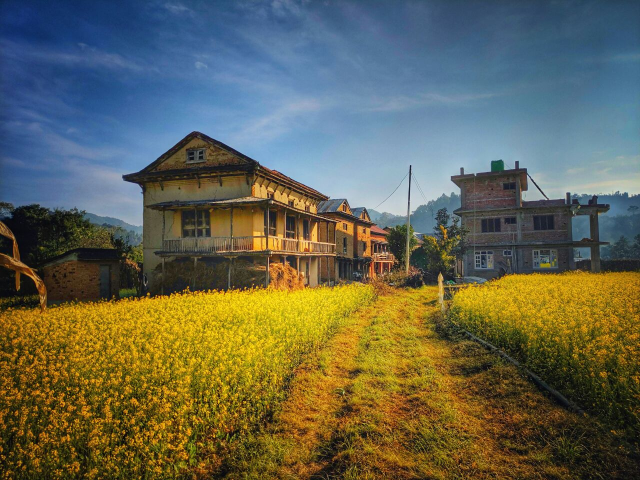
#> input picture photo.jpg, 1280 x 960 px (shown at 1/2 size)
$ jupyter execute 19.HighPassFilter.ipynb
#> lines starting #> are read from the running program, lines starting #| are printed output that depends on the picture
[cell 1]
import numpy as np
import cv2
import matplotlib.pyplot as plt

img = cv2.imread('photo.jpg',0)
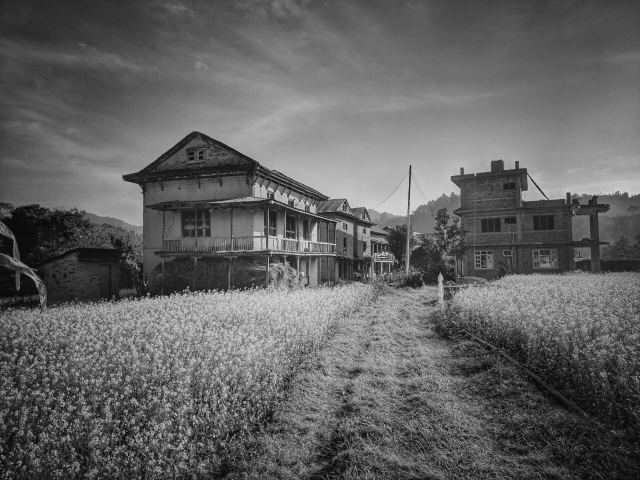
#> img: shape (960, 1280) (shown at 1/2 size); min 0, max 243, mean 98.4

#Fourier Transform
f = np.fft.fft2(img)

#Move the DC Component of the FFT output to the center of the spectrum
fshift = np.fft.fftshift(f)

#logarithmic transformation
magnitude_spectrum = 20*np.log(np.abs(fshift))
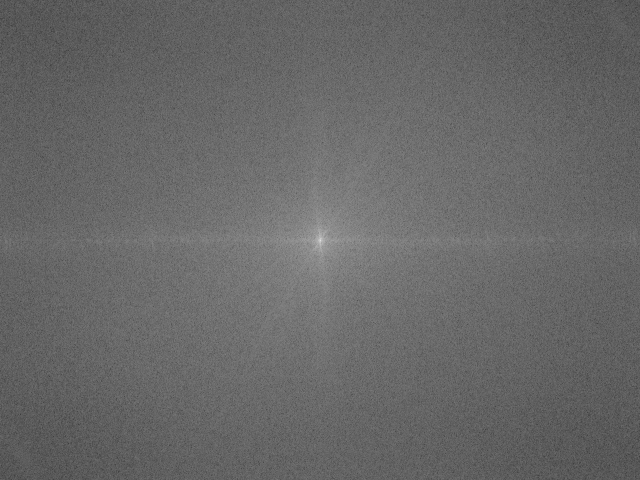
#> magnitude_spectrum: shape (960, 1280) float64 (shown at 1/2 size); min 62.92, max 372.2, mean 188.8; drawn with min black and max white

#Create mask
rows, cols = img.shape
#> rows = 960; cols = 1280
crow, ccol = rows/2,cols/2
#> crow = 480; ccol = 640

fshift[int(crow - 30):int(crow + 30),int(ccol - 30):int(ccol + 30) ] = 0

#Log Tranformation
magnitude_spectrum1 = 20*np.log(np.abs(fshift))
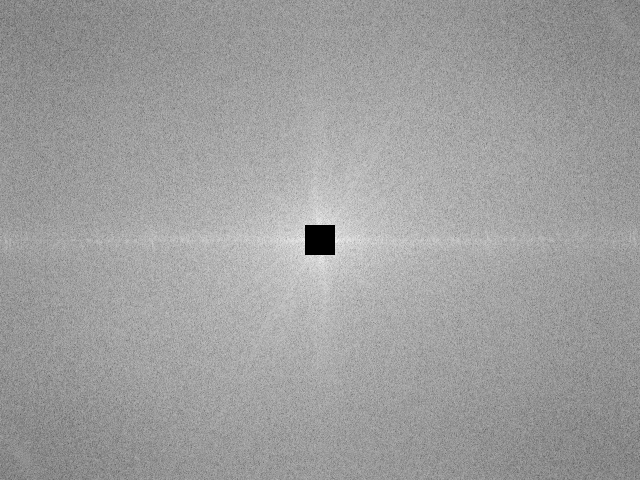
#> magnitude_spectrum1: shape (960, 1280) float64 (shown at 1/2 size); 0.29% of the values are NaN or infinite; the others: min 62.92, max 264.2, mean 188.7; drawn with min black, max white, NaN and infinite black
f_ishift = np.fft.ifftshift(fshift)

#inverse Fourier Transform
img_back = np.fft.ifft2(f_ishift)
img_back = np.abs(img_back)
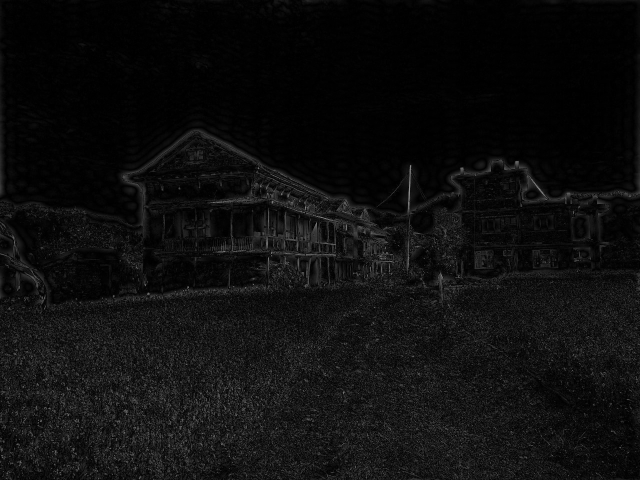
#> img_back: shape (960, 1280) float64 (shown at 1/2 size); min 0.00223, max 162.4, mean 14.6

plt.subplot(231),plt.imshow(img,cmap = 'gray')
plt.title('Input Image'),plt.axis('off')

plt.subplot(232),plt.imshow(magnitude_spectrum,cmap = 'gray')
plt.title('Magnitude Spectrum'),plt.axis('off')

plt.subplot(234),plt.imshow(magnitude_spectrum1,cmap = 'gray')
plt.title('AfterHighPassFiltering'),plt.axis('off')

plt.subplot(235),plt.imshow(img_back,cmap = 'gray')
plt.title('Image after HPF'),plt.axis('off')

plt.show()

$ run again, with 3.jpg copied over photo.jpg
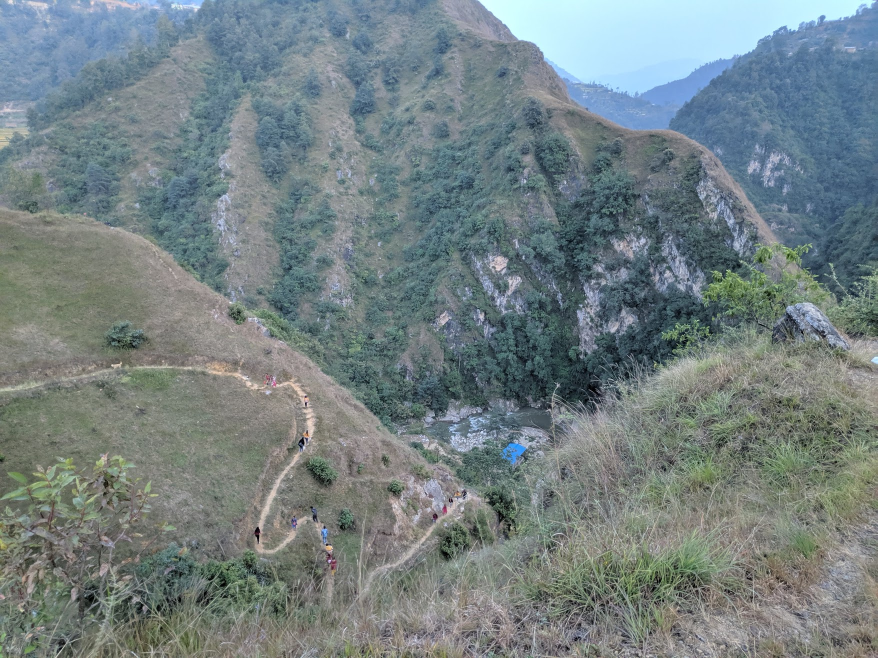
#> input picture 3.jpg, 1755 x 1316 px (shown at 1/2 size)
#> `magnitude_spectrum1 = 20*np.log(np.abs(fshift))`:
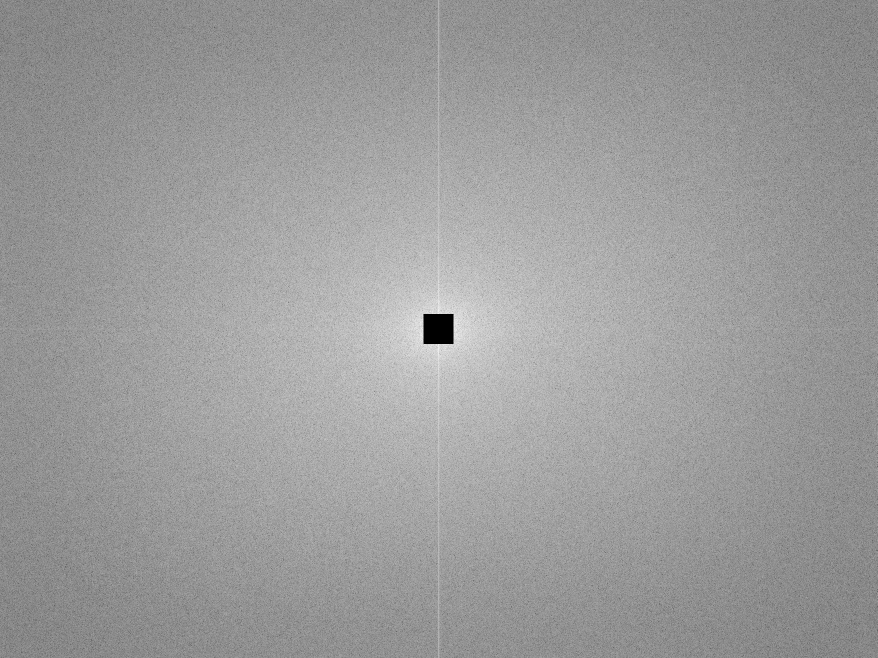
#> magnitude_spectrum1: shape (1316, 1755) float64 (shown at 1/2 size); 0.16% of the values are NaN or infinite; the others: min 52.61, max 276.2, mean 189.6; drawn with min black, max white, NaN and infinite black
#> `img_back = np.abs(img_back)`:
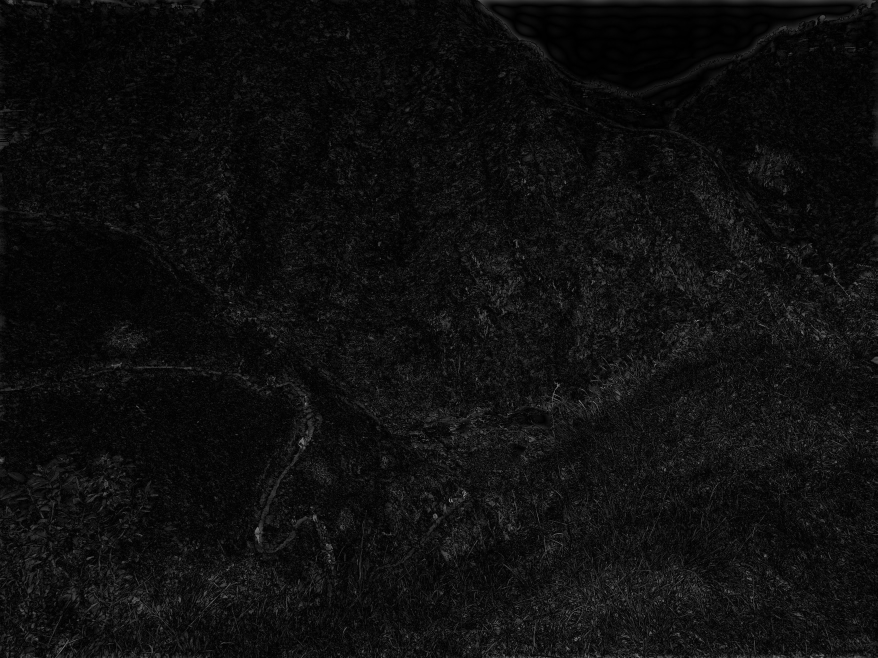
#> img_back: shape (1316, 1755) float64 (shown at 1/2 size); min 0.00152, max 168.5, mean 15
